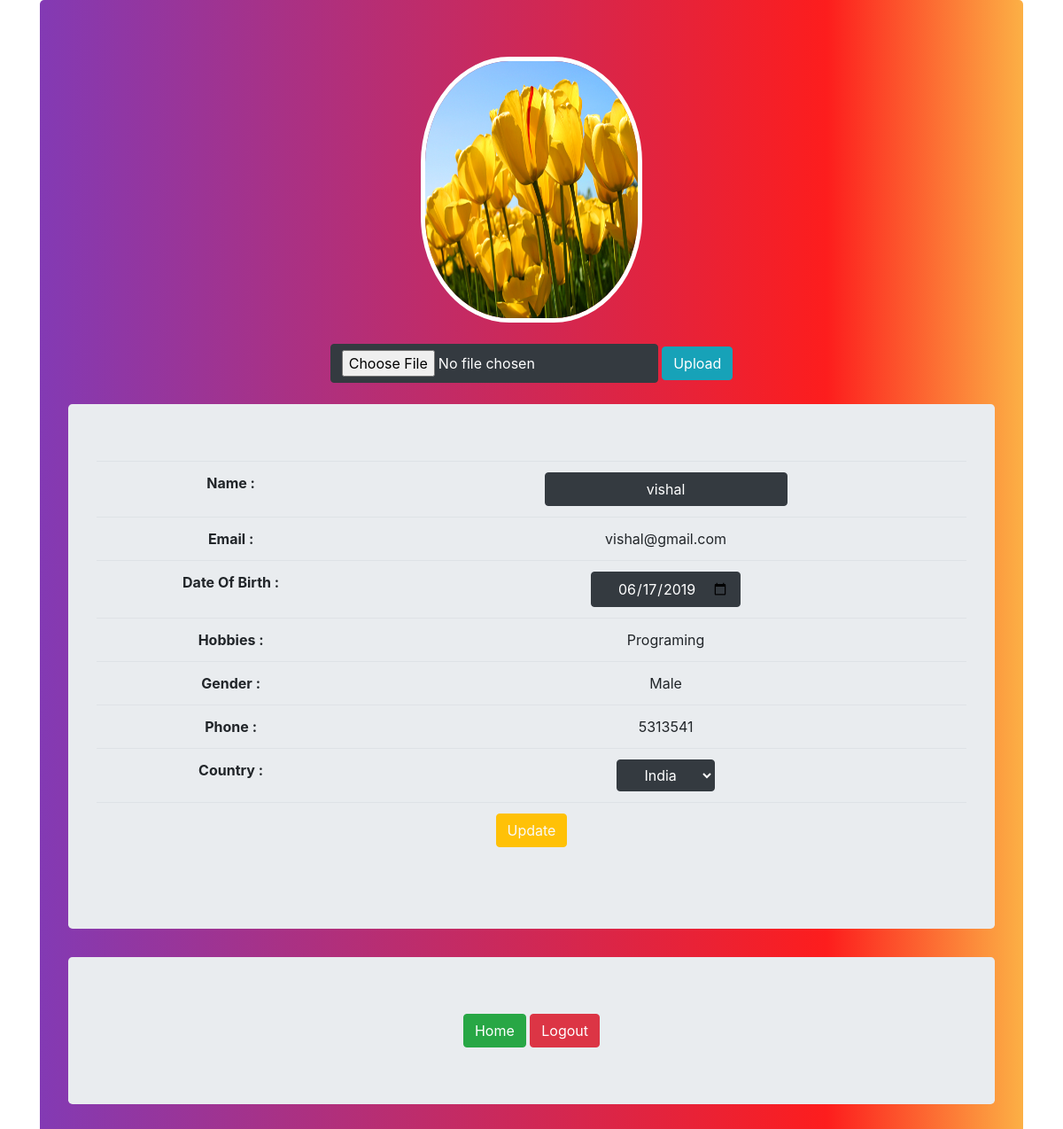
The page /update.php (signed in) on the database its author committed.
### tables this page shows
CREATE TABLE `user` (
  `id` int(11) NOT NULL,
  `name` varchar(255) NOT NULL,
  `email` varchar(300) NOT NULL,
  `password` varchar(400) NOT NULL,
  `dob` varchar(100) NOT NULL,
  `hobbies` varchar(300) NOT NULL,
  `gender` varchar(255) NOT NULL,
  `phone` varchar(10) NOT NULL,
  `country` varchar(100) NOT NULL,
  `username` varchar(100) NOT NULL,
  `image` varchar(1000) NOT NULL
);

### update.php (the view, shortened to what this page needs)
<?php
include_once 'session.php';
$user = $_SESSION['user'];
$select_user = "SELECT * FROM user WHERE username='$user'";
$result_check_user = mysqli_query($con,$select_user);
$get_profile = mysqli_fetch_array($result_check_user);
?>
<!DOCTYPE html>
<html lang="en">
<head>
    <link rel="stylesheet" href="./css/profile.css">
    <link rel="stylesheet" href="https://stackpath.bootstrapcdn.com/bootstrap/4.3.1/css/bootstrap.min.css">
</head>
<body>
    <div class="container">
        <div class="jumbotron top-banner">
            <div align="center">
                <img src="<?php echo $get_profile['image'];?>"  class="profile_pic" alt="">
                <div>
                <br>
                    <form action="#" enctype="multipart/form-data" method="POST">
                        <input type="file" name="image" class='btn btn-dark' >
                        <input type="submit" name="update_img" class="btn btn-info" value="Upload">
                    </form>
                </div>
                <br>
               <div class="jumbotron">
                    <form action="#" method="post">
                    <table class="table table-hover  text-center" align="center">
                        <tr>
                        <th>Name :</th>
                        <td><input type="text" name="name" value="<?php echo $get_profile['name']; ?>" class="btn btn-dark"></td>
                        </tr>
                        <tr>
                        <th>Email :</th>
                        <td><?php echo $get_profile['email']; ?></td>
                        </tr>
                        <tr>
                        <th>Date Of Birth :</th>
                        <td><input type="date" name="dob" value="<?php echo $get_profile['dob']; ?>" class="btn btn-dark"></td>
                        </tr>
                        <tr>
                        <th>Hobbies :</th>
                        <td><?php echo $get_profile['hobbies']; ?></td>
                        </tr>
                        <tr>
                        <th>Gender :</th>
                        <td><?php echo $get_profile['gender']; ?></td>
                        </tr>
                        <tr>
                        <th>Phone :</th>
                        <td><?php echo $get_profile['phone']; ?></td>
                        </tr>
                        <tr>
                        <th>Country :</th>
                        <td>
                        <select name="country" class="btn btn-dark" value="<?php $get_profile['country'] ?>">
                            <option value="India">India</option>
                        </select>
                        </td>
                        </tr>
                        <tr>
                        <td colspan="2"><input type="submit" name="update" class='btn btn-warning text-light' value="Update"></td>
                        </tr>
                    </table>
                    </form>
               </div>
            </div>
            <div align='center' class="jumbotron">
                <a href="welcome.php" class="btn btn-success">Home</a>
                <a href="logout.php" class="btn btn-danger">Logout</a>
            </div>
        </div>
    </div>
</body>
</html>

### css/profile.css (style rules this page uses)
.top-banner { background: linear-gradient(90deg, rgba(131,58,180,1) 0%, rgba(253,29,29,1) 80%, rgba(252,176,69,1) 100%); }
.profile_pic { width: 250px; height: 300px; border-radius: 40%; border: 5px solid white; }

### rows shown on the page
user: image (picture), name "vishal", email "vishal@gmail.com", dob "06/17/2019", hobbies "Programing", gender "Male", phone "5313541"
